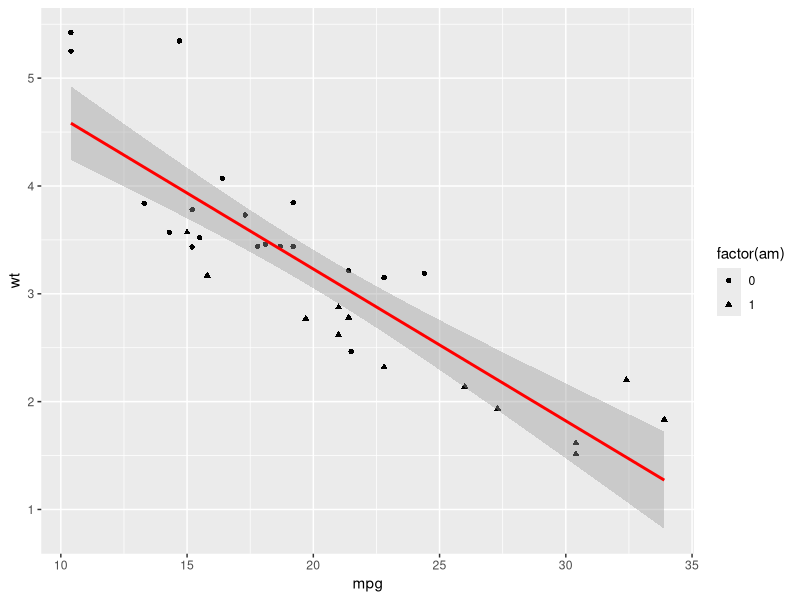
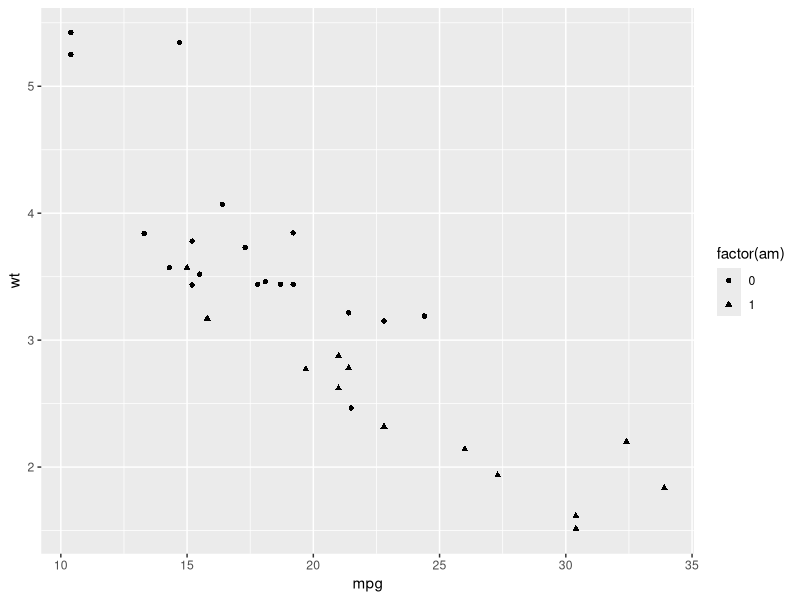
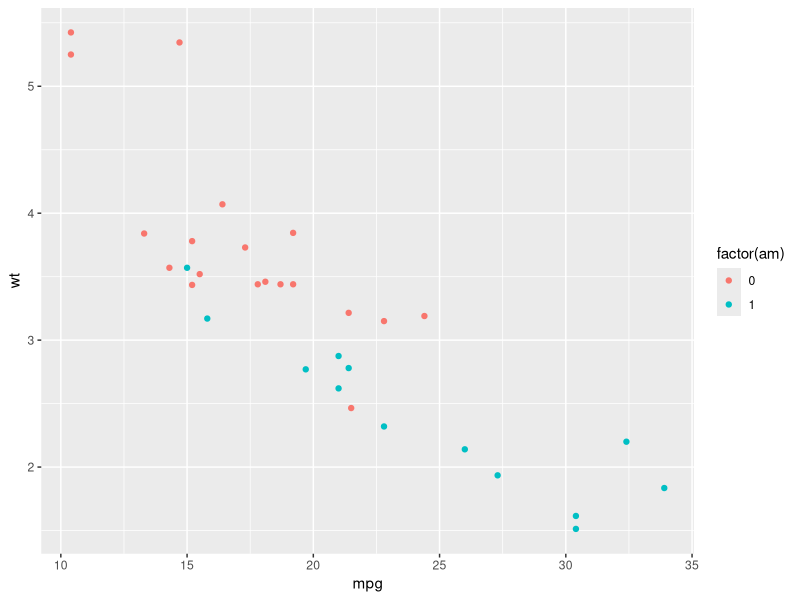
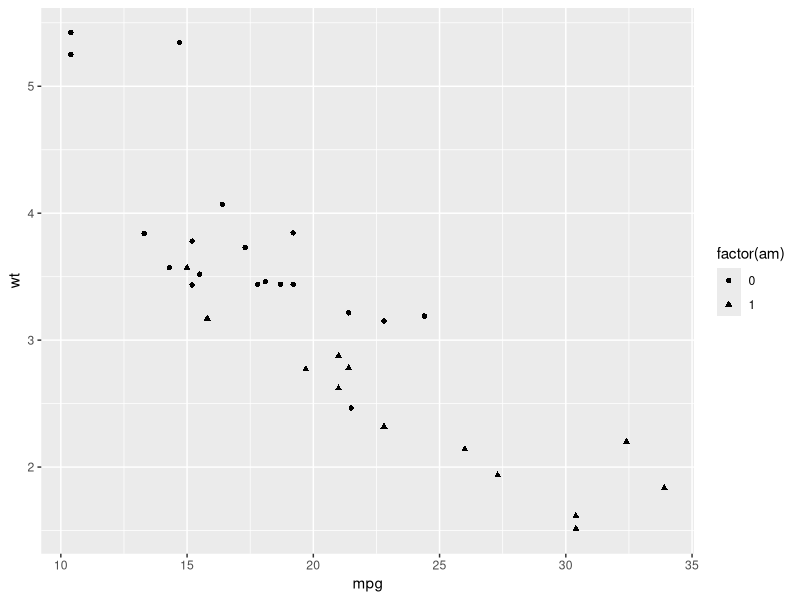

The R script that drew these images, in order:
## ---- chunk 1
library(tidyverse)
p <- ggplot(mtcars, aes(mpg, wt )) +
  geom_point(aes(shape = factor(am))) +
  geom_smooth(method = lm, color = "red")
p
## ---- chunk 2
p[["layers"]][[2]][["aes_params"]][["colour"]]
## ---- chunk 3
library(tidyverse)
mtcars %>% 
  ggplot(aes(mpg, wt, shape = factor(am))) +
  geom_point()
## ---- chunk 4
noget <- "am"
andet <- "color"
mtcars %>% 
  ggplot(aes(mpg, wt, !!andet := factor(!!as.symbol(noget)))) +
  geom_point()


## ---- chunk 5
mtcars %>% 
  group_by(!!as.symbol(noget)) %>% 
  summarise(n = n()) %>% 
  mutate(test = !!andet)
## ---- chunk 6

a <- "geom_point()"  # eller a <- "geom_line"

mtcars %>%
  ggplot(aes(mpg, wt, shape = factor(am))) +
  eval(parse(text = a))  # Evaluere og udføre den dynamiske funktion

